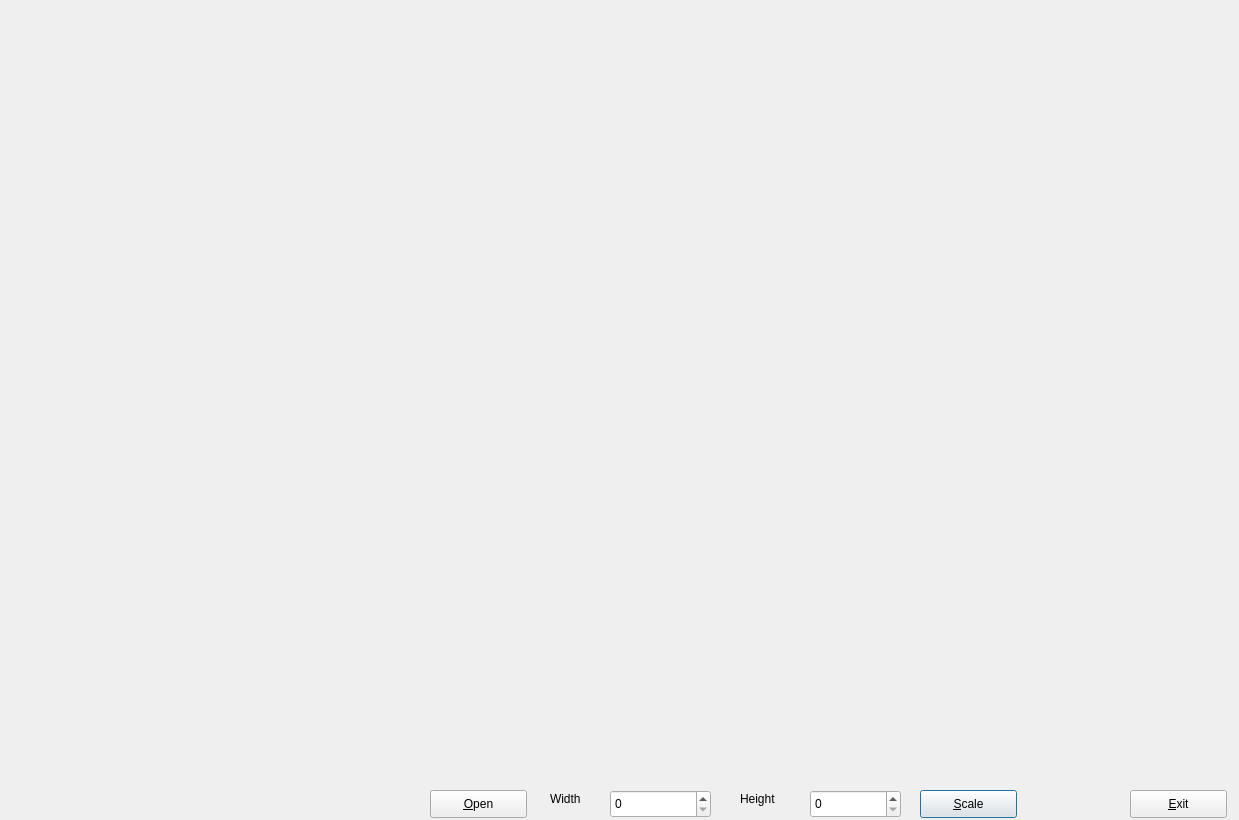
<?xml version="1.0" encoding="UTF-8"?>
<ui version="4.0">
 <class>ResizeDialog</class>
 <widget class="QDialog" name="ResizeDialog">
  <property name="geometry">
   <rect>
    <x>0</x>
    <y>0</y>
    <width>1239</width>
    <height>820</height>
   </rect>
  </property>
  <property name="windowTitle">
   <string>ResizeDialog</string>
  </property>
  <widget class="QWidget" name="gridLayoutWidget">
   <property name="geometry">
    <rect>
     <x>10</x>
     <y>10</y>
     <width>1221</width>
     <height>771</height>
    </rect>
   </property>
   <layout class="QGridLayout" name="gridLayout">
    <property name="sizeConstraint">
     <enum>QLayout::SetDefaultConstraint</enum>
    </property>
    <item row="0" column="0">
     <widget class="QLabel" name="OriginalImageLabel">
      <property name="text">
       <string/>
      </property>
     </widget>
    </item>
   </layout>
  </widget>
  <widget class="QPushButton" name="ScaleButton">
   <property name="geometry">
    <rect>
     <x>920</x>
     <y>790</y>
     <width>97</width>
     <height>28</height>
    </rect>
   </property>
   <property name="text">
    <string>&amp;Scale</string>
   </property>
  </widget>
  <widget class="QPushButton" name="OpenButton">
   <property name="geometry">
    <rect>
     <x>430</x>
     <y>790</y>
     <width>97</width>
     <height>28</height>
    </rect>
   </property>
   <property name="text">
    <string>&amp;Open</string>
   </property>
  </widget>
  <widget class="QLabel" name="widthlabel">
   <property name="geometry">
    <rect>
     <x>550</x>
     <y>790</y>
     <width>64</width>
     <height>18</height>
    </rect>
   </property>
   <property name="text">
    <string>Width</string>
   </property>
  </widget>
  <widget class="QLabel" name="heightlabel">
   <property name="geometry">
    <rect>
     <x>740</x>
     <y>790</y>
     <width>64</width>
     <height>18</height>
    </rect>
   </property>
   <property name="text">
    <string>Height</string>
   </property>
  </widget>
  <widget class="QSpinBox" name="spinBoxWidth">
   <property name="geometry">
    <rect>
     <x>610</x>
     <y>790</y>
     <width>101</width>
     <height>28</height>
    </rect>
   </property>
  </widget>
  <widget class="QSpinBox" name="spinBoxHeight">
   <property name="geometry">
    <rect>
     <x>810</x>
     <y>790</y>
     <width>91</width>
     <height>28</height>
    </rect>
   </property>
  </widget>
  <widget class="QPushButton" name="exitButton">
   <property name="geometry">
    <rect>
     <x>1130</x>
     <y>790</y>
     <width>97</width>
     <height>28</height>
    </rect>
   </property>
   <property name="text">
    <string>&amp;Exit</string>
   </property>
  </widget>
 </widget>
 <layoutdefault spacing="6" margin="11"/>
 <resources/>
 <connections/>
</ui>
